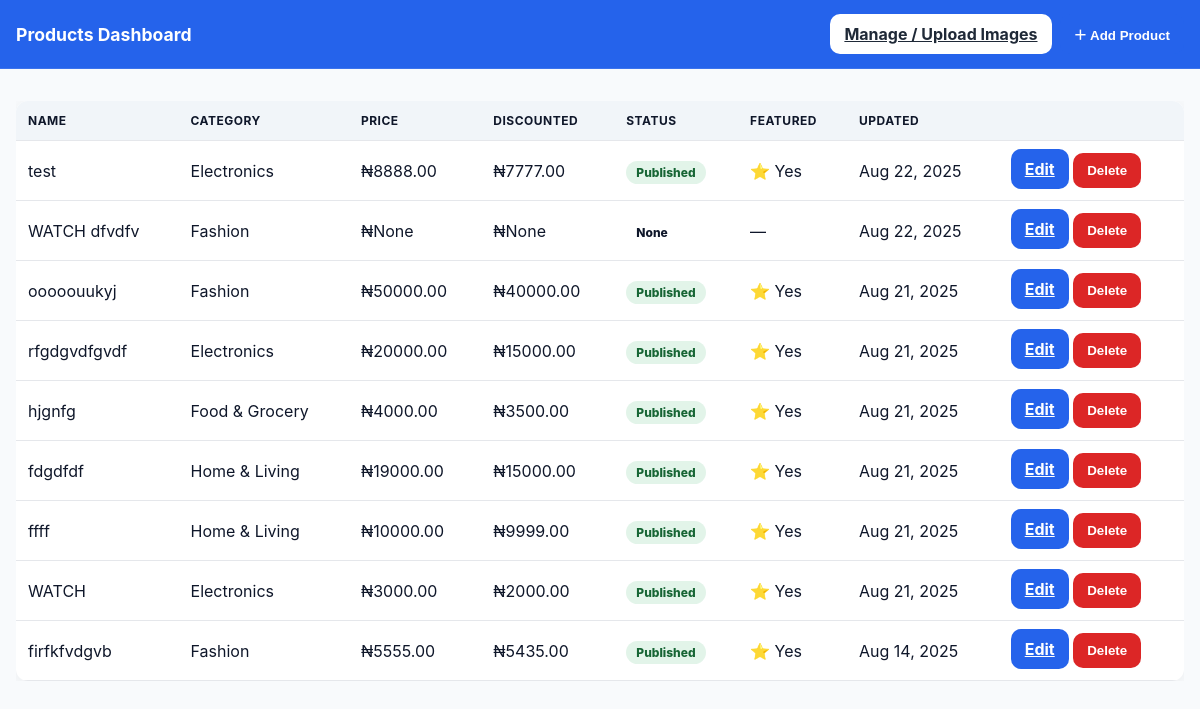
Page /user-products/ (signed in) on the earlier database version.
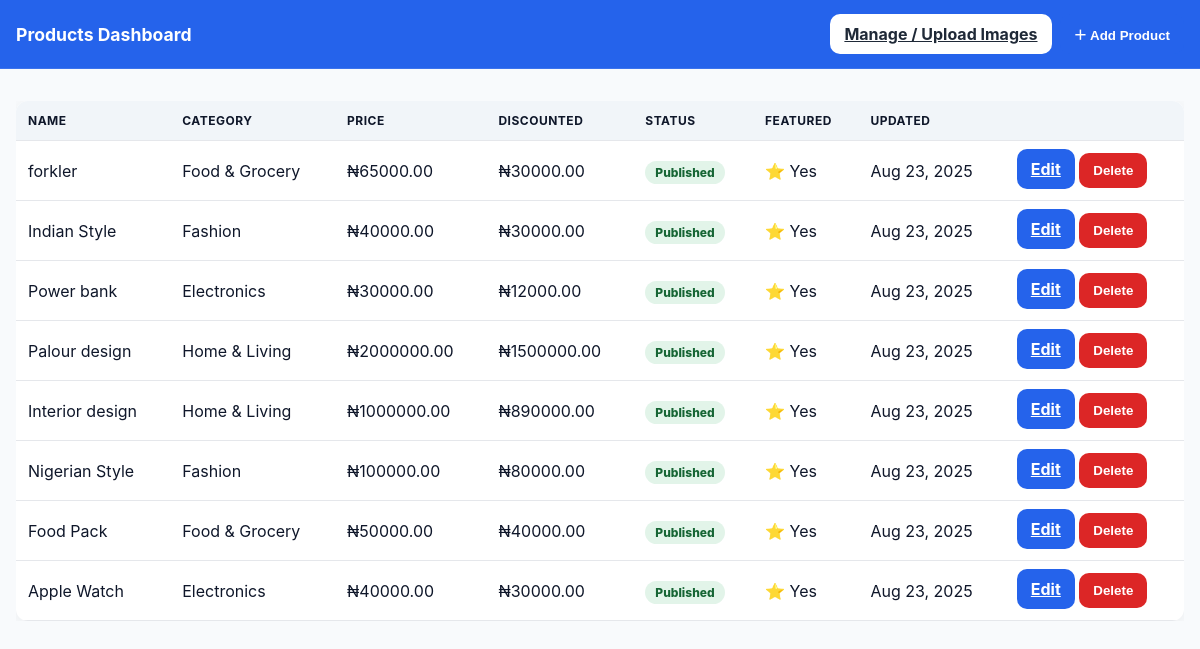
Same page on the later database version.
### Products/models.py (models this page shows, shortened)
class Products(models.Model):
    STATUS_CHOICES = (
    ('draft', 'Draft'),
    ('published', 'Published'),
    )
    user = models.ForeignKey(User, on_delete=models.CASCADE,null=True)
    category = models.ForeignKey(category, related_name="product_category",on_delete=models.CASCADE,null=True)
    name = models.CharField(max_length=50, null =True)
    description = models.TextField(null =True)
    meta_keywords = models.CharField(max_length=255, null =True, help_text="seo keywords seprated with comma")
    meta_descriptions = models.CharField(max_length=255, null =True, help_text="seo description here")
    product_image = models.ForeignKey(Product_image, on_delete=models.CASCADE,null= True,related_name="prod_image")
    published = models.DateTimeField(auto_now_add =True, null=True)
    updated = models.DateTimeField(auto_now=True,null=True)
    slug = models.SlugField(null=True, max_length=100,unique=True)
    actualprice = models.DecimalField(max_digits= 20, decimal_places=2,null=True)
    discountedprice = models.DecimalField(max_digits= 20, decimal_places=2,null=True)
    status = models.CharField(max_length=30, null =True,choices = STATUS_CHOICES,default="published")
    featured = models.BooleanField(default=False, null=True,blank=True)
    product_image2 = models.ForeignKey(Product_image, on_delete=models.CASCADE,null=True,related_name="prod_image2")
    product_image3 = models.ForeignKey(Product_image, on_delete=models.CASCADE, null=True,related_name="prod_image3")
    stock = models.PositiveIntegerField(default=0)
    class Meta:
        verbose_name="Products"
        verbose_name_plural="Products"

class category(models.Model):
    name = models.CharField(max_length=30, null = True)
    image = models.ImageField( upload_to="img/", null=True)
    class Meta:
        verbose_name="category"
        verbose_name_plural="Category"

### Products/views.py (the view, shortened to what this page needs)
# urls.py: path("user-products/", views.user_product_list, name="product_lists"),
@login_required
def user_product_list(request):
    products = Products.objects.filter(user=request.user).order_by("-published")
    categories = category.objects.all()
    images = Product_image.objects.filter(user=request.user)
    return render(
        request,
        "user/product_list.html",
        {
            "products": products,
            "categories": categories,
            "images": images,
        },
    )

### templates/user/product_list.html (shortened to what this page needs)
{% load static %}
<!DOCTYPE html>
<html lang="en">
<head>
</head>
<body>
  <header>
    <div class="row">
      <h1>Products Dashboard</h1>
      <div class="actions-header">
        <a class="btn-ghost btn" href="{% url 'addproductimage' %}">Manage / Upload Images</a>
        <button id="openAdd" class="btn">＋ Add Product</button>
      </div>
    </div>
  </header>
  <div class="container">
    <div class="table-wrapper">
      <table>
        <thead>
          <tr>
            <th>Name</th><th>Category</th><th>Price</th><th>Discounted</th><th>Status</th><th>Featured</th><th>Updated</th><th></th>
          </tr>
        </thead>
        <tbody>
          {% for product in products %}
          <tr>
            <td>{{ product.name }}</td>
            <td>{{ product.category.name }}</td>
            <td>₦{{ product.actualprice }}</td>
            <td>₦{{ product.discountedprice }}</td>
            <td><span class="status {{ product.status }}">{{ product.get_status_display }}</span></td>
            <td>{% if product.featured %}⭐ Yes{% else %}—{% endif %}</td>
            <td>{{ product.updated|date:"M d, Y" }}</td>
            <td>
              <a class="btn" href="{% url 'product_update' product.slug %}">Edit</a>
              <button class="btn btn-danger" onclick="openDeleteModal('{{ product.slug }}','{{ product.name|escapejs }}')">Delete</button>
            </td>
          </tr>
          {% endfor %}
        </tbody>
      </table>
    </div>
  </div>
</body>
</html>

Differences in the rows shown:
removed Products: name "test", category.name "Electronics", actualprice "8888.00", discountedprice "7777.00", status "Published", featured "⭐ Yes", updated "Aug 22, 2025"
removed Products: name "WATCH dfvdfv", category.name "Fashion", actualprice "None", discountedprice "None", status "None", updated "Aug 22, 2025"
removed Products: name "ooooouukyj", category.name "Fashion", actualprice "50000.00", discountedprice "40000.00", status "Published", featured "⭐ Yes", updated "Aug 21, 2025"
removed Products: name "rfgdgvdfgvdf", category.name "Electronics", actualprice "20000.00", discountedprice "15000.00", status "Published", featured "⭐ Yes", updated "Aug 21, 2025"
removed Products: name "hjgnfg", category.name "Food & Grocery", actualprice "4000.00", discountedprice "3500.00", status "Published", featured "⭐ Yes", updated "Aug 21, 2025"
removed Products: name "fdgdfdf", category.name "Home & Living", actualprice "19000.00", discountedprice "15000.00", status "Published", featured "⭐ Yes", updated "Aug 21, 2025"
removed Products: name "ffff", category.name "Home & Living", actualprice "10000.00", discountedprice "9999.00", status "Published", featured "⭐ Yes", updated "Aug 21, 2025"
removed Products: name "WATCH", category.name "Electronics", actualprice "3000.00", discountedprice "2000.00", status "Published", featured "⭐ Yes", updated "Aug 21, 2025"
removed Products: name "firfkfvdgvb", category.name "Fashion", actualprice "5555.00", discountedprice "5435.00", status "Published", featured "⭐ Yes", updated "Aug 14, 2025"
added Products: name "forkler", category.name "Food & Grocery", actualprice "65000.00", discountedprice "30000.00", status "Published", featured "⭐ Yes", updated "Aug 23, 2025"
added Products: name "Indian Style", category.name "Fashion", actualprice "40000.00", discountedprice "30000.00", status "Published", featured "⭐ Yes", updated "Aug 23, 2025"
added Products: name "Power bank", category.name "Electronics", actualprice "30000.00", discountedprice "12000.00", status "Published", featured "⭐ Yes", updated "Aug 23, 2025"
added Products: name "Palour design", category.name "Home & Living", actualprice "2000000.00", discountedprice "1500000.00", status "Published", featured "⭐ Yes", updated "Aug 23, 2025"
added Products: name "Interior design", category.name "Home & Living", actualprice "1000000.00", discountedprice "890000.00", status "Published", featured "⭐ Yes", updated "Aug 23, 2025"
added Products: name "Nigerian Style", category.name "Fashion", actualprice "100000.00", discountedprice "80000.00", status "Published", featured "⭐ Yes", updated "Aug 23, 2025"
added Products: name "Food Pack", category.name "Food & Grocery", actualprice "50000.00", discountedprice "40000.00", status "Published", featured "⭐ Yes", updated "Aug 23, 2025"
added Products: name "Apple Watch", category.name "Electronics", actualprice "40000.00", discountedprice "30000.00", status "Published", featured "⭐ Yes", updated "Aug 23, 2025"
